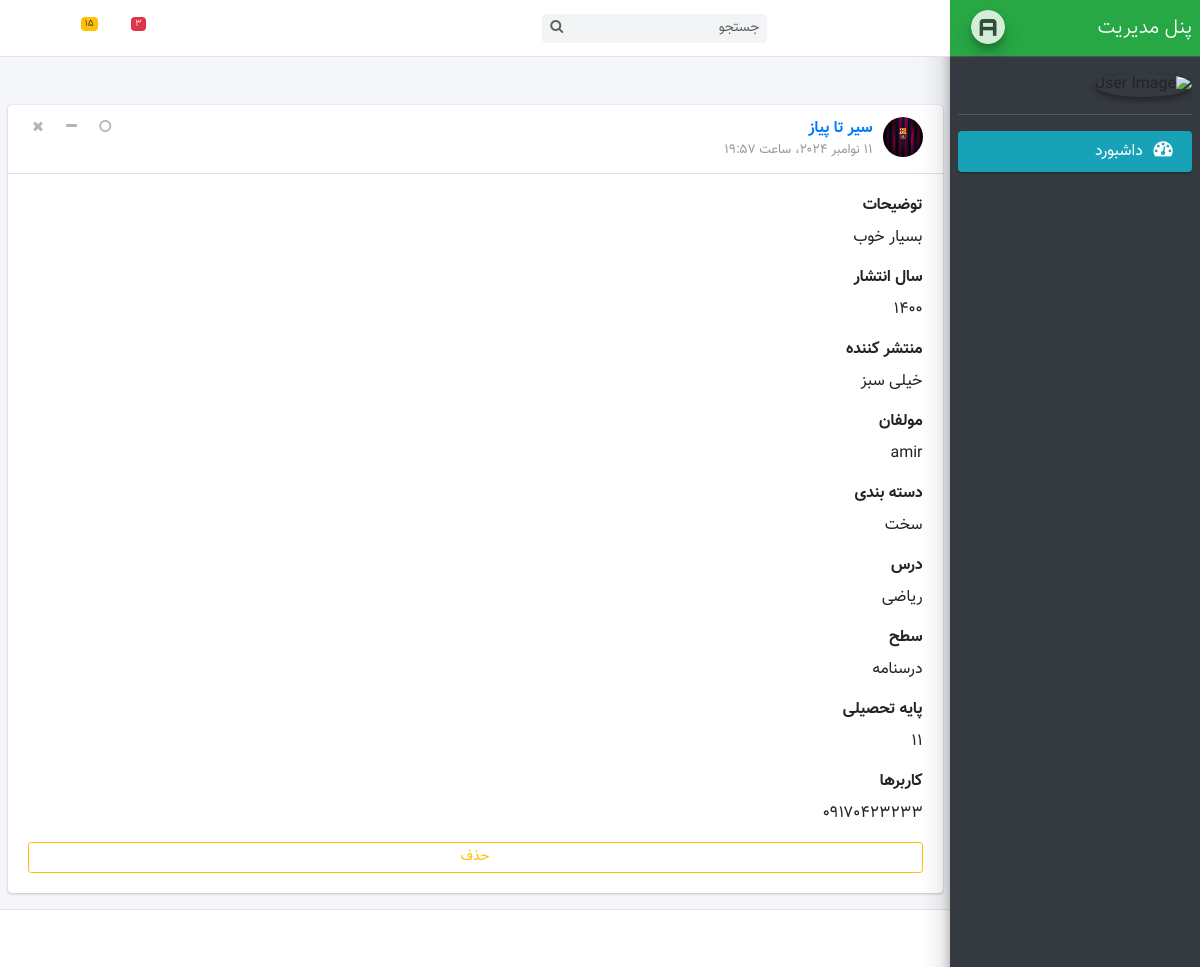
/book_detail/3, run on the app's committed database.
### Library/models.py (models this page shows, shortened)
class Book(models.Model):
    title = models.CharField(max_length=250 , null=True , verbose_name='نام کتاب')
    content = models.TextField(null=True , verbose_name='توضیحات')
    created_at = models.IntegerField(null=True , verbose_name='سال انتشار')
    category = models.ManyToManyField(Category , related_name='books_category' , null=True , verbose_name='نوع کتاب')
    leason = models.ForeignKey(Leason , on_delete=models.CASCADE , related_name='books_leason' , null=True , verbose_name='درس')
    type = models.ManyToManyField(Type , related_name='books_type' , null=True , verbose_name=' سطح')
    publisher = models.CharField(max_length=450 , null=True , verbose_name='ناشر')
    the_author = models.TextField(null=True , verbose_name='مولفان')
    educational_base = models.CharField(max_length=350 , null=True , verbose_name='پایه تحصیلی')
    users = models.ManyToManyField(User , related_name='books_user' , null=True , verbose_name='کاربران')
    image = models.FileField(upload_to='book/image' , blank=True , null=True , verbose_name='تصویر کتاب')
    status = models.BooleanField(default=True , verbose_name='موجودی')
    browssing = models.BooleanField(default=False , verbose_name='امانت')
    created = models.DateTimeField(auto_now_add=True)
    class Meta:
        ordering = ('-created',)
        verbose_name = 'کتاب'
        verbose_name_plural = 'کتاب ها '

class Category(models.Model):
    title = models.CharField(max_length=250 , null=True , verbose_name='نام دسته بندی')
    created = models.DateTimeField(auto_now_add=True)
    class Meta:
        ordering = ('-created',)
        verbose_name = 'دسته بندی'
        verbose_name_plural = 'دسته بندی ها'

class Leason(models.Model):
    title = models.CharField(max_length=350 , null=True , verbose_name='نام درس')
    created = models.DateField(auto_now_add=True)
    class Meta:
        ordering = ('-created',)
        verbose_name = 'درس'
        verbose_name_plural = 'درس ها'

class Type(models.Model):
    title = models.CharField(max_length=350 , null=True , verbose_name='نوع کتاب')
    created = models.DateField(auto_now_add=True)
    class Meta:
        ordering = ('-created',)
        verbose_name = 'نوع کتاب'
        verbose_name_plural = 'نوع کتاب ها'

### account/models.py (models this page shows, shortened)
class User(AbstractBaseUser, PermissionsMixin):
    email = models.EmailField(unique=True, blank=True, null=True)
    username = models.CharField(max_length=350 , null=True)
    full_name = models.CharField(max_length=80 , null=True)
    phone_number = models.CharField(max_length=11, unique=True)
    password_copy = models.TextField(null=True , blank=True)
    is_active = models.BooleanField(default=True)
    is_admin = models.BooleanField(default=False)
    otp = models.CharField(max_length=4, blank=True, null=True)
    objects = UserManager()
    date_added = models.DateField(auto_now_add=True , null=True)
    USERNAME_FIELD = 'phone_number'
    REQUIRED_FIELDS = []
    class Meta:
        ordering = ('-date_added',)
        verbose_name = 'کاربر'
        verbose_name_plural = 'کاربرها'

### Library/views.py (the view)
# urls.py: path('book_detail/<int:pk>', BookDetailView.as_view(), name='book_detail'),
class BookDetailView(DetailView):
    template_name = 'Library/book-detail.html'
    model = Book
    context_object_name = 'book'

### Library/templates/Library/book-detail.html
{% extends 'base.html' %}
{% block content %}
<div class="content-wrapper">
    <br><br>
    <section>
        <div class="container-fluid">
            <div class="row">
                <div class="col-md-12">
                  <div class="card card-widget">
                    <div class="card-header">
                      <div class="user-block">
                        <img class="img-circle" src="{{book.image.url}}" alt="User Image">
                        <span class="username"><a href="#">{{book.title}}</a></span>
                        <span class="description">{{book.created}}</span>
                      </div>
                      <div class="card-tools">
                        <button type="button" class="btn btn-tool" data-toggle="tooltip" title="Mark as read">
                          <i class="fa fa-circle-o"></i></button>
                        <button type="button" class="btn btn-tool" data-widget="collapse"><i class="fa fa-minus"></i>
                        </button>
                        <button type="button" class="btn btn-tool" data-widget="remove"><i class="fa fa-times"></i>
                        </button>
                      </div>
                    </div>
                    <div class="card-body">
                      <label for="p">توضیحات</label>
                      <p>{{book.content}}</p>
                      <label for="p">سال انتشار</label>
                      <p>{{book.created_at}}</p>
                      <label for="p"> منتشر کننده</label>
                      <p>{{book.publisher}}</p>
                      <label for="p"> مولفان</label>
                      <p>{{book.the_author}}</p>
                      <label for="p"> دسته بندی</label>
                      {% for cate in book.category.all %}
                      <p>{{cate.title}}</p>
                      {% endfor %}
                      <label for="p"> درس</label>
                      <p>{{book.leason.title}}</p>
                      <label for="p"> سطح</label>
                      {% for type in book.type.all %}
                      <p>{{type.title}}</p>
                      {% endfor %}
                      <label for="p"> پایه تحصیلی</label>
                      <p>{{book.educational_base}}</p>
                      <label for="p"> کاربرها</label>
                      {% for user in book.users.all %}
                      <p>{{user.phone_number}}</p>
                      {% endfor %}
                      <a href="{% url 'library:book_delete' book.id %}">
                          <button type="button" class="btn btn-block btn-outline-warning btn-sm">حذف</button>
                      </a>
                    </div>
                  </div>
                </div>
              </div>
        </div>
    </section>
    </div>
{% endblock %}

### assets/css/custom-style.css (style rules this page uses)
body { font-family: 'Vazir', sans-serif !important; }
@media (min-width: 768px) { .content-wrapper, .main-footer, .main-header { transition: margin-right .3s ease-in-out; margin-right: 250px; margin-left : 0; z-index: 3000; } }
.card-header>.card-tools { right:auto; left:1rem; }
.user-block img { float: right; }
.user-block .comment, .user-block .description, .user-block .username { margin-right: 50px; margin-left: 0px; }

### data on the page
Book: image (picture), title "سیر تا پیاز", created "۱۱ نوامبر ۲۰۲۴، ساعت ۱۹:۵۷", content "بسیار خوب", created_at "۱۴۰۰", publisher "خیلی سبز", the_author "amir", leason "ریاضی", educational_base "۱۱"
Category: title "سخت"
Type: title "درسنامه"
User: phone_number "۰۹۱۷۰۴۲۳۲۳۳"
